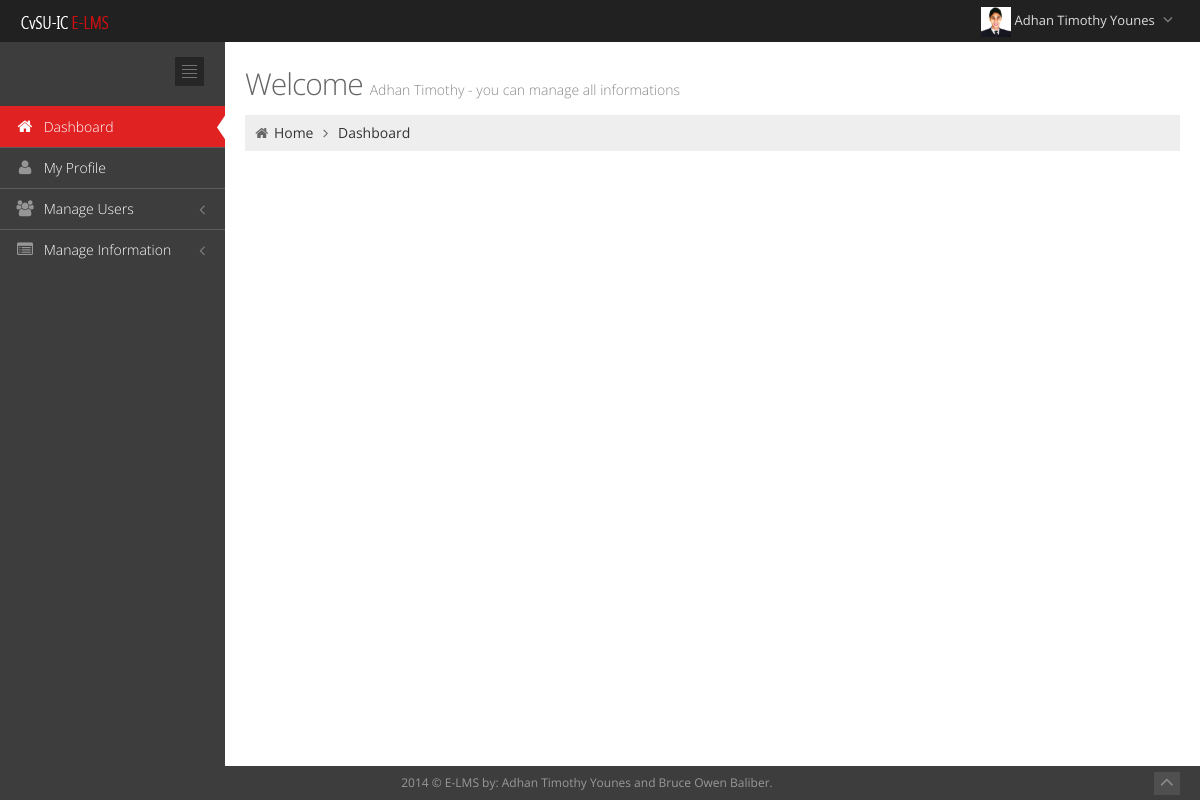
/administrator/homepage.php (signed in), run on the app's committed database.
### tables this page shows
CREATE TABLE IF NOT EXISTS `users` (
  `id` int(10) NOT NULL,
  `fullname` varchar(250) NOT NULL,
  `firstname` varchar(250) NOT NULL,
  `lastname` varchar(250) NOT NULL,
  `email` varchar(250) NOT NULL,
  `username` varchar(200) DEFAULT NULL,
  `password` varchar(200) DEFAULT NULL,
  `level` varchar(200) NOT NULL,
  `status` varchar(250) NOT NULL,
  `mobile` varchar(200) NOT NULL,
  `profilepic` varchar(250) NOT NULL,
  `gender` varchar(250) NOT NULL,
  `address` varchar(250) NOT NULL,
  `verification_code` varchar(250) NOT NULL,
  `logging` varchar(200) NOT NULL
);

### administrator/homepage.php (the view, shortened to what this page needs)
<?php
$id1=$_SESSION['timkey'];
$query=mysql_query("select * from users where id='$id1' ");
if($num=mysql_num_rows($query)>0)
{
	$row=mysql_fetch_assoc($query);
	$firstname=$row['firstname'];
	$lastname=$row['lastname'];
	$image=$row['profilepic'];
}
else
{
	header("location: ../index.php?Unauthorize_access!");
}
?>
<!DOCTYPE html>
<html lang="en" class="no-js">
<head>
<link href="../template/assets/plugins/font-awesome/css/font-awesome.min.css" rel="stylesheet" type="text/css"/>
<link href="../template/assets/plugins/bootstrap/css/bootstrap.min.css" rel="stylesheet" type="text/css"/>
<link href="../template/assets/plugins/uniform/css/uniform.default.css" rel="stylesheet" type="text/css"/>
<link href="../template/assets/plugins/gritter/css/jquery.gritter.css" rel="stylesheet" type="text/css"/>
<link href="../template/assets/plugins/bootstrap-daterangepicker/daterangepicker-bs3.css" rel="stylesheet" type="text/css"/>
<link href="../template/assets/plugins/fullcalendar/fullcalendar/fullcalendar.css" rel="stylesheet" type="text/css"/>
<link href="../template/assets/plugins/jqvmap/jqvmap/jqvmap.css" rel="stylesheet" type="text/css"/>
<link href="../template/assets/plugins/jquery-easy-pie-chart/jquery.easy-pie-chart.css" rel="stylesheet" type="text/css"/>
<link href="../template/assets/plugins/bootstrap-modal/css/bootstrap-modal-bs3patch.css" rel="stylesheet" type="text/css"/>
<link href="../template/assets/plugins/bootstrap-modal/css/bootstrap-modal.css" rel="stylesheet" type="text/css"/>
<link href="../template/assets/css/style-metronic.css" rel="stylesheet" type="text/css"/>
<link href="../template/assets/css/style.css" rel="stylesheet" type="text/css"/>
<link href="../template/assets/css/style-responsive.css" rel="stylesheet" type="text/css"/>
<link href="../template/assets/css/plugins.css" rel="stylesheet" type="text/css"/>
<link href="../template/assets/css/pages/tasks.css" rel="stylesheet" type="text/css"/>
<link href="../template/assets/css/themes/default.css" rel="stylesheet" type="text/css" id="style_color"/>
<link href="../template/assets/css/print.css" rel="stylesheet" type="text/css" media="print"/>
<link href="../template/assets/css/custom.css" rel="stylesheet" type="text/css"/>
</head>
<body class="page-header-fixed">
<div class="header navbar navbar-fixed-top">
	<div class="header-inner">
		<a class="navbar-brand" href="index.php">
			<img src="../template/assets/img/cvsu_logo_small.png" alt="logo" class="img-responsive"/>
		</a>
		<ul class="nav navbar-nav pull-right">
			<li class="dropdown user">
				<a href="#" class="dropdown-toggle" data-toggle="dropdown" data-hover="dropdown" data-close-others="true">
					<img alt="" class="imgs" src="images/adminprofile/<?php echo $image;?>"/>
					<span class="username">
						 <?php echo $firstname." ". $lastname; ?>
					</span>
					<i class="fa fa-angle-down"></i>
				</a>
			</li>
		</ul>
	</div>
</div>
<div class="page-container">
	<div class="page-sidebar-wrapper">
		<div class="page-sidebar navbar-collapse collapse">
			<ul class="page-sidebar-menu" data-auto-scroll="true" data-slide-speed="200">
				<li class="sidebar-toggler-wrapper margin-bottom-20">
					<div class="sidebar-toggler hidden-phone">
					</div>
				</li>
				<li class="start active tooltips" data-container="body" data-placement="right" data-html="true" data-original-title="Manage all informations">
					<a href="homepage.php">
						<i class="fa fa-home"></i>
						<span class="title">
							Dashboard
						</span>
						<span class="selected">
						</span>
					</a>
				</li>
				<li class="tooltips" data-container="body" data-placement="right" data-html="true" data-original-title="Manage your own account">
					<a href="myprofile.php">
						<i class="fa fa-user"></i>
						<span class="title">
							My Profile
						</span>
					</a>
				</li>
				<li class="tooltips" data-container="body" data-placement="right" data-html="true" data-original-title="">
					<a href="javascript:;">
						<i class="fa fa-users"></i>
						<span class="title">
							Manage Users
						</span>
					</a>
				</li>
				<li class="tooltips" data-container="body" data-placement="right" data-html="true" data-original-title="">
					<a href="javascript:;">
						<i class="fa fa-list-alt"></i>
						<span class="title">
							Manage Information
						</span>
					</a>
				</li>
					</ul>
		</div>
	</div>
	<div class="page-content-wrapper">
		<div class="page-content">
			<div class="row">
				<div class="col-md-12">
					<h3 class="page-title">
					Welcome <small><?php echo$firstname;?>  - you can manage all informations</small>
					</h3>
					<ul class="page-breadcrumb breadcrumb">
						<li>
							<i class="fa fa-home"></i>
							<a href="homepage.php">
								Home
							</a>
							<i class="fa fa-angle-right"></i>
						</li>
						<li>
							<a href="homepage.php">
								Dashboard
							</a>
						</li>
					</ul>
				</div>
			</div>
</div>
<?php
	include"../function/footer.php";
?>
</body>
</html>

### template/assets/css/style-metronic.css (style rules this page uses)
div, input, select, textarea, span, img, table, td, th, p, a, button, ul, code, pre, li { -webkit-border-radius: 0 !important; -moz-border-radius: 0 !important; border-radius: 0 !important; }

### template/assets/css/style-responsive.css (style rules this page uses)
@media (min-width: 992px) { .page-sidebar { width: 225px; float: left; position: relative; margin-right: -100%; } }
@media (min-width: 992px) { .page-sidebar.navbar-collapse { max-height: none !important; } }
@media (min-width: 992px) { .page-content-wrapper { float: left; width: 100%; } }
@media (min-width: 992px) { .page-content { margin-left: 225px; margin-top: 0px; min-height: 600px; padding: 25px 20px 20px 20px; } }

### template/assets/css/themes/default.css (style rules this page uses)
body { background-color: #3d3d3d !important; }
.header { filter: none !important; background-image: none !important; background-color: #212121 !important; }
.header .navbar-nav li.dropdown .dropdown-toggle i { color: #8a8a8a !important; }
.page-sidebar { background-color: #3d3d3d; }
ul.page-sidebar-menu > li > a { border-top: 1px solid #5c5c5c !important; color: #ffffff !important; }
ul.page-sidebar-menu > li:last-child > a { border-bottom: 1px solid transparent !important; }
ul.page-sidebar-menu > li a i { color: #969696; }
ul.page-sidebar-menu > li.active > a { background: #e02222 !important; border-top-color: transparent !important; color: #ffffff; }
ul.page-sidebar-menu > li.active > a i { color: #ffffff; }
.sidebar-toggler { background-image: url(../../img/sidebar-toggler.jpg); background-color: #242424; }

### template/assets/css/print.css (style rules this page uses)
body { background-color: #fff !important; }
.header { display: none; }
.page-sidebar { display: none; }
.page-container { margin: 0px !important; padding: 0px !important; }
.page-content { min-height: auto !important; padding: 0px 20px 20px !important; margin: 0 !important; }

### data on the page
users: profilepic (picture), firstname "Adhan Timothy", lastname "Younes"
